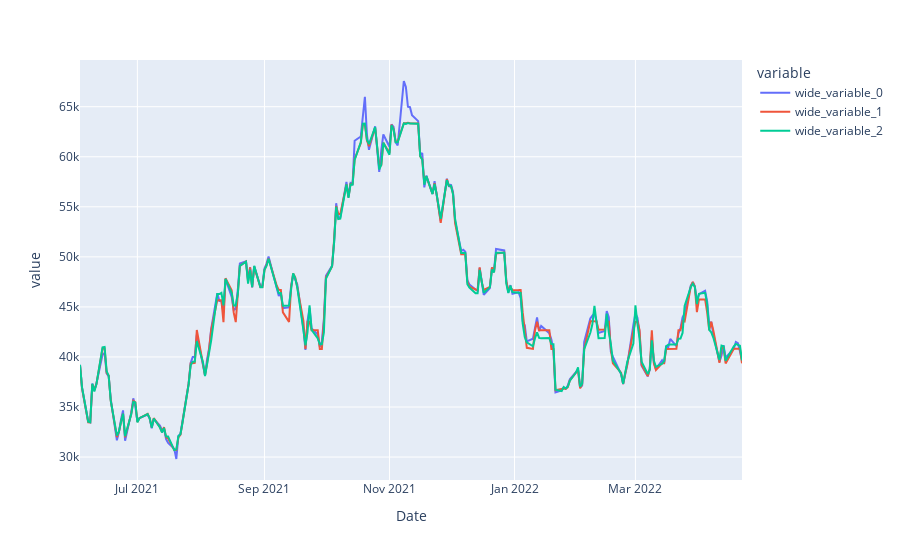

This figure's notebook cell:
### Code cell
df = pd.DataFrame(columns = ['MAE', 'MSE', 'R2'], index = ['mae','mse'])
show_results(df, train_3, test_3, y_train_3, y_test_3,gb_mae, gb_mse)

### Figure 1 — Plotly figure (JSON) as saved in the notebook; plotly's stock layout.template omitted (floating-point values rounded to 4 significant figures; data arrays with more than 128 entries replaced by an {"elided": "..."} marker saying what was removed)
{"data": [{"hovertemplate": "variable=wide_variable_0<br>Date=%{x}<br>value=%{y}<extra></extra>", "legendgroup": "wide_variable_0", "line": {"color": "#636efa", "dash": "solid"}, "marker": {"symbol": "circle"}, "mode": "lines", "name": "wide_variable_0", "orientation": "v", "showlegend": true, "type": "scatter", "x": {"elided": "225 str values"}, "xaxis": "x", "y": {"elided": "225 float values"}, "yaxis": "y"}, {"hovertemplate": "variable=wide_variable_1<br>Date=%{x}<br>value=%{y}<extra></extra>", "legendgroup": "wide_variable_1", "line": {"color": "#EF553B", "dash": "solid"}, "marker": {"symbol": "circle"}, "mode": "lines", "name": "wide_variable_1", "orientation": "v", "showlegend": true, "type": "scatter", "x": {"elided": "225 str values"}, "xaxis": "x", "y": {"elided": "225 float values"}, "yaxis": "y"}, {"hovertemplate": "variable=wide_variable_2<br>Date=%{x}<br>value=%{y}<extra></extra>", "legendgroup": "wide_variable_2", "line": {"color": "#00cc96", "dash": "solid"}, "marker": {"symbol": "circle"}, "mode": "lines", "name": "wide_variable_2", "orientation": "v", "showlegend": true, "type": "scatter", "x": {"elided": "225 str values"}, "xaxis": "x", "y": {"elided": "225 float values"}, "yaxis": "y"}], "layout": {"legend": {"title": {"text": "variable"}, "tracegroupgap": 0}, "margin": {"t": 60}, "xaxis": {"anchor": "y", "domain": [0, 1], "title": {"text": "Date"}}, "yaxis": {"anchor": "x", "domain": [0, 1], "title": {"text": "value"}}}}
